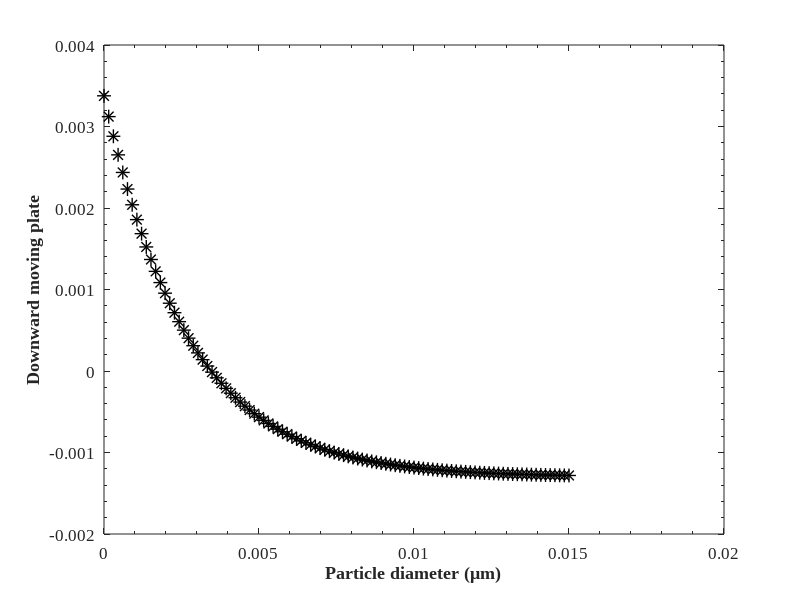

This chart was generated by the following MATLAB code: (Note: this script raises an error after producing the figure.)
clear all
clc


Domain = 0.015;
theta0 = 30*pi/180;
ms=10;
lw=1


x = linspace(-Domain/2,Domain/2,100);
yinit = -0.0013 + 0.0027./(tan(theta0).*exp((x+ 0.0075)/0.0027));

X = linspace(0,Domain,100);
Y = -0.0013 + 0.0027./(tan(theta0).*exp(X/0.0027));

figure
% plot(x,yinit,'ko');

ms=10;
lw=1
plot(x +Domain/2,yinit,'k*','LineWidth',lw, 'MarkerSize',ms )
ylabel('Downward moving plate','FontWeight','Bold','FontSize',20);
xlabel('Particle diameter (\mum)','FontWeight','Bold','FontSize',20);
set(gca,'Fontsize',12,'Fontname','Times New Roman')
set(gca,'XMinorTick','on','YMinorTick','on','TickDir','in')
                
% xlim([0.5,10]);

setWH(gcf,5,3)
hold on
A=load('interface_profile_t0.000000.dat');
ms=10;
lw=1



% plot(A(:,1),,'r.');
plot(A(:,1) +Domain/2,A(:,2) ,'b*','LineWidth',lw, 'MarkerSize',ms )
ylabel('Downward moving plate','FontWeight','Bold','FontSize',20);
xlabel('Particle diameter (\mum)','FontWeight','Bold','FontSize',20);
set(gca,'Fontsize',12,'Fontname','Times New Roman')
set(gca,'XMinorTick','on','YMinorTick','on','TickDir','in')

setWH(gcf,5,3)
hold on


B=load('interface_profile_t5.000000.dat');
%A=sort(A,1);
ms=10;
lw=1



% plot(A(:,1),,'r.');
plot(B(:,1) +Domain/2,B(:,2) ,'b*','LineWidth',lw, 'MarkerSize',ms )
ylabel('Downward moving plate','FontWeight','Bold','FontSize',20);
xlabel('Particle diameter (\mum)','FontWeight','Bold','FontSize',20);
set(gca,'Fontsize',12,'Fontname','Times New Roman')
set(gca,'XMinorTick','on','YMinorTick','on','TickDir','in')

setWH(gcf,5,3)
hold on

% B(:,1) = B(:,1) + Domain/2 ;
% 
 final_x_dat= B(:,1);
 final_y_dat= B(:,2);

plot(final_x_dat, final_y_dat,'r *');

figure(1)
hold on
plot(X,Y,'k--')
hold off

figure(1)
% axis equal




%% Test the fit. 
% p1 = steady_state_30d_init_meniscus.p1;
% p2 = steady_state_30d_init_meniscus.p2;
% p3 = steady_state_30d_init_meniscus.p3;
% p4 = steady_state_30d_init_meniscus.p4;
% p5 = steady_state_30d_init_meniscus.p5;
% p6 = steady_state_30d_init_meniscus.p6;
% p7 = steady_state_30d_init_meniscus.p7;
% p8 = steady_state_30d_init_meniscus.p8;
% p9 = steady_state_30d_init_meniscus.p9;
% 
% xfit = B(:,1);
% yfit = p1*xfit.^8 + p2*xfit.^7 + p3*xfit.^6 + p4*xfit.^5 + p5*xfit.^4 + p6*xfit.^3 + p7*xfit.^2 + p8*xfit + p9;
% figure(1)
% hold on
% plot(xfit,yfit,'r*')
% hold off


